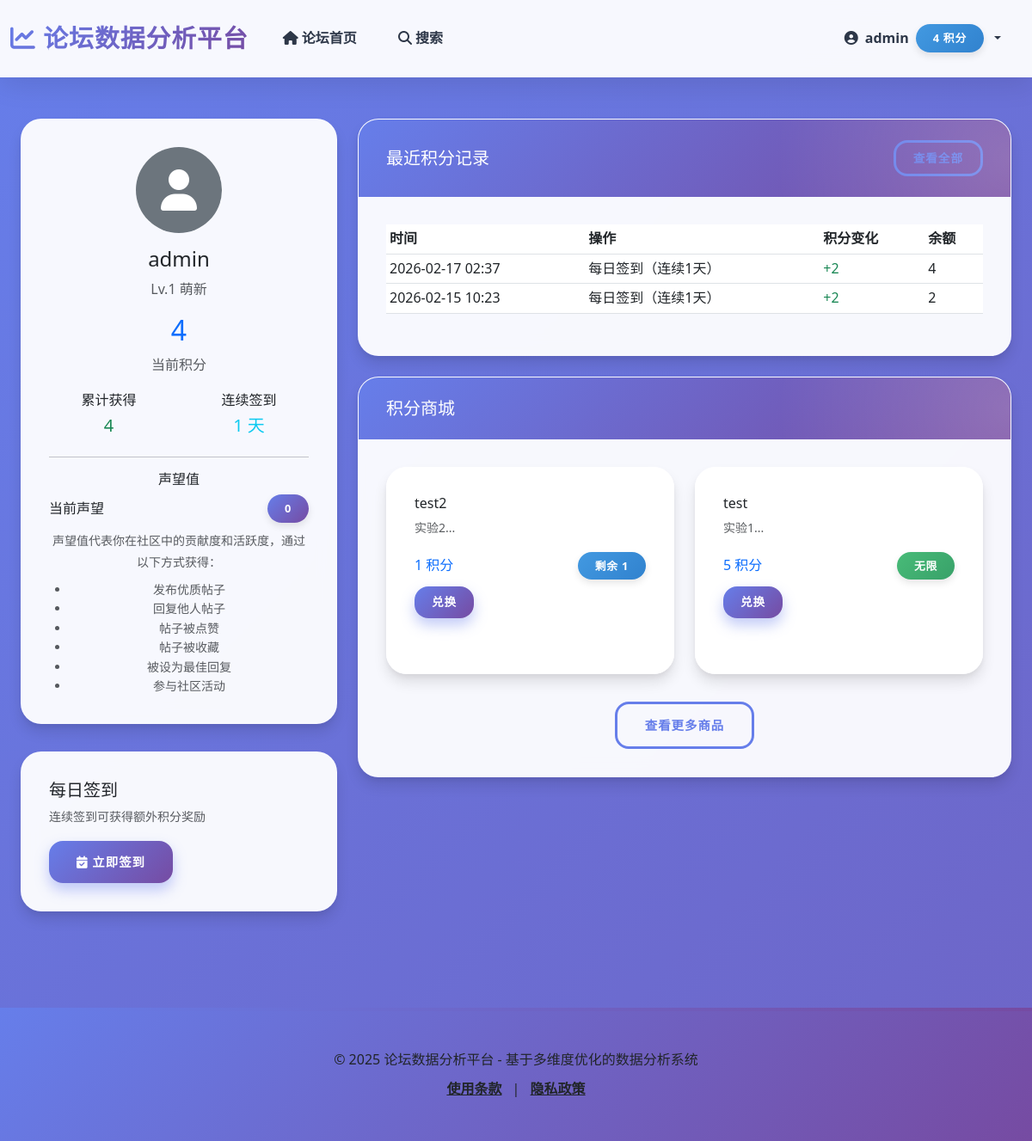
Screenshot of /points/points (signed in) with the database file from the repository.
### app/models/user.py (models this page shows, shortened)
class User(UserMixin, Treet_IP_Conn.Model):
    __tablename__ = 'users'
    UserID = Treet_IP_Conn.Column(Treet_IP_Conn.Integer, primary_key=True, autoincrement=True)
    UserName = Treet_IP_Conn.Column(Treet_IP_Conn.String(50), unique=True, nullable=False, index=True)
    RegistrationDate = Treet_IP_Conn.Column(Treet_IP_Conn.DateTime, default=datetime.utcnow, index=True)  # 添加索引以优化按注册时间查询
    LastLoginTime = Treet_IP_Conn.Column(Treet_IP_Conn.DateTime, default=datetime.utcnow, onupdate=datetime.utcnow, index=True)  # 添加索引以优化按登录时间查询
    PasswordHash = Treet_IP_Conn.Column(Treet_IP_Conn.String(255), nullable=False)
    Reputation = Treet_IP_Conn.Column(Treet_IP_Conn.Integer, default=0, index=True)  # 用户声望值
    Status = Treet_IP_Conn.Column(Treet_IP_Conn.Enum(UserStatus), default=UserStatus.ACTIVE, index=True)  # 添加索引以优化状态筛选
    Role = Treet_IP_Conn.Column(Treet_IP_Conn.Enum(UserRole), default=UserRole.USER, index=True)  # 添加用户角色
    UserBio = Treet_IP_Conn.Column(Treet_IP_Conn.Text, default='')  # 个人简介
    AvatarURL = Treet_IP_Conn.Column(Treet_IP_Conn.String(255), default='')  # 头像URL
    Points = Treet_IP_Conn.Column(Treet_IP_Conn.Integer, default=0, index=True)  # 积分余额
    Level = Treet_IP_Conn.Column(Treet_IP_Conn.Integer, default=1, index=True)  # 用户等级
    TotalPointsEarned = Treet_IP_Conn.Column(Treet_IP_Conn.Integer, default=0)  # 累计获得的积分
    ConsecutiveCheckInDays = Treet_IP_Conn.Column(Treet_IP_Conn.Integer, default=0)  # 连续签到天数
    LastCheckInDate = Treet_IP_Conn.Column(Treet_IP_Conn.Date, nullable=True)  # 最后签到日期
    IsPhoneBound = Treet_IP_Conn.Column(Treet_IP_Conn.Boolean, default=False)  # 是否绑定手机
    IsProfileCompleted = Treet_IP_Conn.Column(Treet_IP_Conn.Boolean, default=False)  # 是否完善个人资料
    posts = Treet_IP_Conn.relationship('Post', backref='author', foreign_keys='Post.UserID', lazy='dynamic', cascade='all, delete-orphan')
    comments = Treet_IP_Conn.relationship('Comment', backref='author', foreign_keys='Comment.UserID', lazy='dynamic', cascade='all, delete-orphan')

### app/models/points.py (models this page shows, shortened)
class PointRecord(Treet_IP_Conn.Model):
    __tablename__ = 'point_records'
    RecordID = Treet_IP_Conn.Column(Treet_IP_Conn.Integer, primary_key=True, autoincrement=True)
    UserID = Treet_IP_Conn.Column(Treet_IP_Conn.Integer, Treet_IP_Conn.ForeignKey('users.UserID'), nullable=False, index=True)
    ActionType = Treet_IP_Conn.Column(Treet_IP_Conn.Enum(PointActionType), nullable=False, index=True)
    Points = Treet_IP_Conn.Column(Treet_IP_Conn.Integer, nullable=False, default=0)  # 正数为获得，负数为消耗
    Balance = Treet_IP_Conn.Column(Treet_IP_Conn.Integer, nullable=False)  # 操作后的余额
    Description = Treet_IP_Conn.Column(Treet_IP_Conn.String(255), nullable=True)  # 操作描述
    RelatedID = Treet_IP_Conn.Column(Treet_IP_Conn.Integer, nullable=True)  # 关联ID（如帖子ID、商品ID）
    CreationTime = Treet_IP_Conn.Column(Treet_IP_Conn.DateTime, default=datetime.utcnow, index=True)
    user = Treet_IP_Conn.relationship('User', backref='point_records', foreign_keys=[UserID])

class PointShopItem(Treet_IP_Conn.Model):
    __tablename__ = 'point_shop_items'
    ItemID = Treet_IP_Conn.Column(Treet_IP_Conn.Integer, primary_key=True, autoincrement=True)
    ItemName = Treet_IP_Conn.Column(Treet_IP_Conn.String(100), nullable=False)
    ItemType = Treet_IP_Conn.Column(Treet_IP_Conn.String(50), nullable=False, index=True)  # 商品类型：虚拟商品、实物、权益
    ItemDescription = Treet_IP_Conn.Column(Treet_IP_Conn.Text, nullable=True)
    PointsRequired = Treet_IP_Conn.Column(Treet_IP_Conn.Integer, nullable=False)  # 所需积分
    Stock = Treet_IP_Conn.Column(Treet_IP_Conn.Integer, default=-1)  # 库存，-1表示无限
    ImageURL = Treet_IP_Conn.Column(Treet_IP_Conn.String(255), nullable=True)  # 商品图片
    ValidityDays = Treet_IP_Conn.Column(Treet_IP_Conn.Integer, default=0)  # 有效期（天），0表示永久
    IsActive = Treet_IP_Conn.Column(Treet_IP_Conn.Boolean, default=True, index=True)  # 是否上架
    CreationTime = Treet_IP_Conn.Column(Treet_IP_Conn.DateTime, default=datetime.utcnow)

### app/routes/points.py (the view)
@points.route('/points')
@login_required
def points_index():
    user = current_user
    recent_records = PointRecord.query.filter_by(UserID=user.UserID).order_by(
        PointRecord.CreationTime.desc()
    ).limit(20).all()
    shop_items = PointShopItem.query.filter_by(IsActive=True).order_by(
        PointShopItem.PointsRequired.asc()
    ).all()
    redemptions = PointRedemption.query.filter_by(UserID=user.UserID).order_by(
        PointRedemption.RedemptionTime.desc()
    ).limit(10).all()
    return render_template('points/index.html',
                         title='积分中心',
                         user=user,
                         recent_records=recent_records,
                         shop_items=shop_items,
                         redemptions=redemptions)

### app/filters.py (called while the page is built)
def level_name(level):
    return PointService.get_level_name(level)

### app/services/point_service.py (called while the page is built)
    @staticmethod
    def get_level_name(level):
        level_names = {
            1: '萌新',
            2: '游民',
            3: '居民',
            4: '资深居民',
            5: '意见领袖',
            6: '社区元老',
            7: '传奇',
        }
        return level_names.get(level, '未知')

### app/templates/points/index.html (shortened to what this page needs)
{% extends 'base.html' %}
{% block content %}
<div class="container mt-5">
    <div class="row">
        <div class="col-md-4">
            <div class="card">
                <div class="card-body text-center">
                    <div class="avatar mb-3">
                        {% if current_user.AvatarURL %}
                        <img src="{{ current_user.AvatarURL }}" alt="{{ current_user.UserName }}" class="rounded-circle" style="width: 100px; height: 100px;">
                        {% else %}
                        <div class="rounded-circle bg-secondary d-flex align-items-center justify-content-center" style="width: 100px; height: 100px; margin: 0 auto;">
                            <i class="fas fa-user fa-3x text-white"></i>
                        </div>
                        {% endif %}
                    </div>
                    <h4>{{ current_user.UserName }}</h4>
                    <p class="text-muted">Lv.{{ current_user.Level }} {{ current_user.Level|level_name }}</p>
                    <div class="points-display mb-3">
                        <h2 class="text-primary">{{ current_user.Points or 0 }}</h2>
                        <p class="text-muted">当前积分</p>
                    </div>
                    <div class="stats">
                        <div class="row">
                            <div class="col-6">
                                <p class="mb-1">累计获得</p>
                                <h5 class="text-success">{{ current_user.TotalPointsEarned or 0 }}</h5>
                            </div>
                            <div class="col-6">
                                <p class="mb-1">连续签到</p>
                                <h5 class="text-info">{{ current_user.ConsecutiveCheckInDays or 0 }} 天</h5>
                            </div>
                        </div>
                    </div>
                    <hr class="my-3">
                    <div class="reputation-info">
                        <h6 class="mb-2">声望值</h6>
                        <div class="d-flex justify-content-between align-items-center mb-2">
                            <span>当前声望</span>
                            <span class="badge badge-primary">{{ current_user.Reputation or 0 }}</span>
                        </div>
                        <small class="text-muted">
                            声望值代表你在社区中的贡献度和活跃度，通过以下方式获得：
                        </small>
                        <ul class="small text-muted mt-2 mb-0" style="padding-left: 1.5rem;">
                            <li>发布优质帖子</li>
                            <li>回复他人帖子</li>
                            <li>帖子被点赞</li>
                            <li>帖子被收藏</li>
                            <li>被设为最佳回复</li>
                            <li>参与社区活动</li>
                        </ul>
                    </div>
                </div>
            </div>
            <div class="card mt-3">
                <div class="card-body">
                    <h5 class="card-title">每日签到</h5>
                    <p class="text-muted small">连续签到可获得额外积分奖励</p>
                    <div id="checkin-section">
                        <button id="checkin-btn" class="btn btn-primary btn-block" onclick="checkIn()">
                            <i class="fas fa-calendar-check"></i> 立即签到
                        </button>
                    </div>
                </div>
            </div>
        </div>
        <div class="col-md-8">
            <div class="card mb-4">
                <div class="card-header d-flex justify-content-between align-items-center">
                    <h5 class="mb-0">最近积分记录</h5>
                    <a href="{{ url_for('points.points_records') }}" class="btn btn-sm btn-outline-primary">查看全部</a>
                </div>
                <div class="card-body">
                    {% if recent_records %}
                    <div class="table-responsive">
                        <table class="table table-sm">
                            <thead>
                                <tr>
                                    <th>时间</th>
                                    <th>操作</th>
                                    <th>积分变化</th>
                                    <th>余额</th>
                                </tr>
                            </thead>
                            <tbody>
                                {% for record in recent_records %}
                                <tr>
                                    <td>{{ record.CreationTime.strftime('%Y-%m-%d %H:%M') }}</td>
                                    <td>{{ record.Description }}</td>
                                    <td class="{% if record.Points > 0 %}text-success{% else %}text-danger{% endif %}">
                                        {% if record.Points > 0 %}+{% endif %}{{ record.Points }}
                                    </td>
                                    <td>{{ record.Balance }}</td>
                                </tr>
                                {% endfor %}
                            </tbody>
                        </table>
                    </div>
                    {% else %}
                    <p class="text-muted text-center">暂无积分记录</p>
                    {% endif %}
                </div>
            </div>
            <div class="card">
                <div class="card-header">
                    <h5 class="mb-0">积分商城</h5>
                </div>
                <div class="card-body">
                    <div class="row">
                        {% for item in shop_items %}
                        <div class="col-md-6 mb-3">
                            <div class="card h-100">
                                <div class="card-body">
                                    <h6 class="card-title">{{ item.ItemName }}</h6>
                                    <p class="card-text small text-muted">{{ item.ItemDescription[:50] }}...</p>
                                    <div class="d-flex justify-content-between align-items-center">
                                        <span class="text-primary font-weight-bold">{{ item.PointsRequired }} 积分</span>
                                        {% if item.Stock == -1 %}
                                        <span class="badge badge-success">无限</span>
                                        {% elif item.Stock > 0 %}
                                        <span class="badge badge-info">剩余 {{ item.Stock }}</span>
                                        {% else %}
                                        <span class="badge badge-secondary">已售罄</span>
                                        {% endif %}
                                    </div>
                                    <button class="btn btn-primary btn-sm btn-block mt-2"
                                            onclick="buyItem({{ item.ItemID }}, {{ item.PointsRequired }})"
                                            {% if item.Stock == 0 %}disabled{% endif %}>
                                        兑换
                                    </button>
                                </div>
                            </div>
                        </div>
                        {% endfor %}
                    </div>
                    <div class="text-center mt-3">
                        <a href="{{ url_for('points.points_shop') }}" class="btn btn-outline-primary">查看更多商品</a>
                    </div>
                </div>
            </div>
        </div>
    </div>
</div>
{% endblock %}

### app/templates/base.html (shortened to what this page needs)
<!DOCTYPE html>
<html lang="zh-CN">
<head>
    <link rel="stylesheet" href="https://cdn.jsdelivr.net/npm/bootstrap@5.3.0/dist/css/bootstrap.min.css">
    <link rel="stylesheet" href="https://cdn.jsdelivr.net/npm/bootstrap-icons@1.11.1/font/bootstrap-icons.css">
    <link rel="stylesheet" href="https://cdnjs.cloudflare.com/ajax/libs/font-awesome/6.4.0/css/all.min.css">
    <link rel="stylesheet" href="{{ url_for('static', filename='css/modern_style.css') }}">
</head>
<body>
    <nav class="navbar navbar-expand-lg" id="mainNavbar">
        <div class="container">
            <a class="navbar-brand" href="{{ url_for('main.index') }}">
                <i class="fas fa-chart-line"></i> 论坛数据分析平台
            </a>
            <div class="collapse navbar-collapse" id="navbarNav">
                <ul class="navbar-nav">
                    <li class="nav-item">
                        <a class="nav-link" href="{{ url_for('forum.forum_index') }}">
                            <i class="fas fa-home"></i> 论坛首页
                        </a>
                    </li>
                    <li class="nav-item">
                        <a class="nav-link" href="{{ url_for('forum.search_page') }}">
                            <i class="fas fa-search"></i> 搜索
                        </a>
                    </li>
                </ul>
                <ul class="navbar-nav ms-auto">
                    {% if current_user.is_authenticated %}
                    <li class="nav-item dropdown">
                        <a class="nav-link dropdown-toggle d-flex align-items-center gap-2" href="#" id="navbarDropdown" role="button" data-bs-toggle="dropdown" aria-haspopup="true" aria-expanded="false">
                            <i class="fas fa-user-circle"></i>
                            <span>{{ current_user.UserName }}</span>
                            <span class="badge badge-info">{{ current_user.Points or 0 }} 积分</span>
                        </a>
                    </li>
                    {% endif %}
                </ul>
            </div>
        </div>
    </nav>
    <div class="container mt-4">
        {% block content %}{% endblock %}
    </div>
    <footer class="footer py-5">
        <div class="container text-center">
            <p class="mb-2 text-dark">© 2025 论坛数据分析平台 - 基于多维度优化的数据分析系统</p>
            <div class="text-sm">
                <a href="#" class="text-dark hover:text-primary mx-2">使用条款</a>
                <span class="text-dark">|</span>
                <a href="#" class="text-dark hover:text-primary mx-2">隐私政策</a>
            </div>
        </div>
    </footer>
</body>
</html>

### rows the page displays
User: UserName "admin", Points "4", Level "1", Level|level_name "萌新", TotalPointsEarned "4", ConsecutiveCheckInDays "1", Reputation "0"
PointRecord: CreationTime "2026-02-17 02:37", Description "每日签到（连续1天）", Points "2", Balance "4"
PointRecord: CreationTime "2026-02-15 10:23", Description "每日签到（连续1天）", Points "2", Balance "2"
PointShopItem: ItemName "test2", ItemDescription "实验2", PointsRequired "1", Stock "1"
PointShopItem: ItemName "test", ItemDescription "实验1", PointsRequired "5", Stock "无限"
